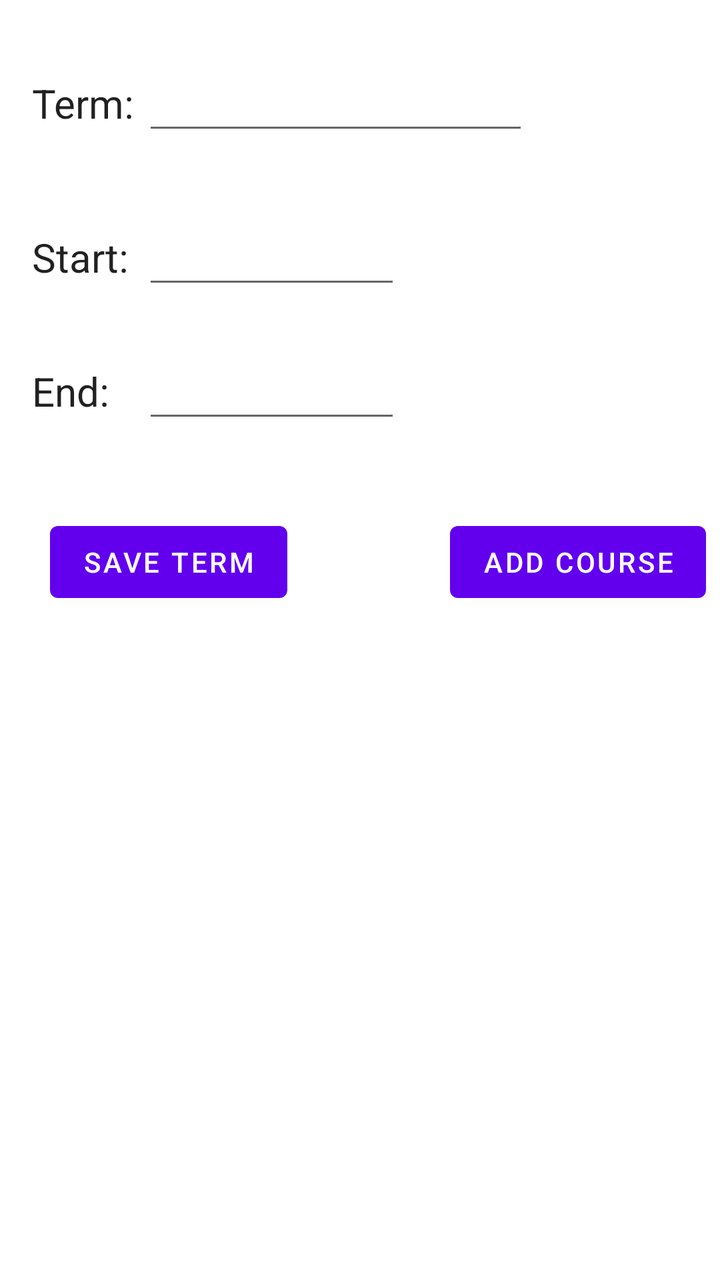
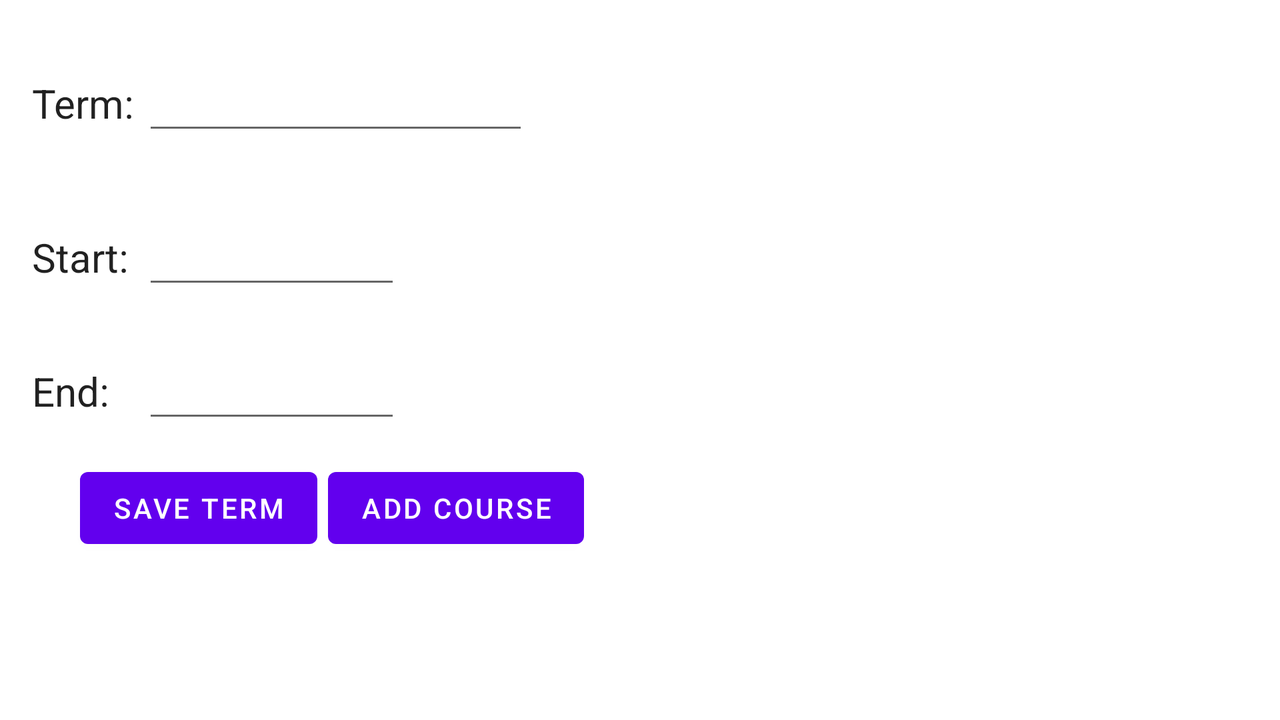

Compare how this app lays out the same screen by default and in its alternative resource folder. The renders come first, then the two layout files and the values they reference.
<!-- AndroidManifest.xml: application theme Theme.StuAdminApp -->
<!-- res/layout/activity_term_edit.xml -->
<?xml version="1.0" encoding="utf-8"?>
<androidx.constraintlayout.widget.ConstraintLayout xmlns:android="http://schemas.android.com/apk/res/android"
    xmlns:app="http://schemas.android.com/apk/res-auto"
    xmlns:tools="http://schemas.android.com/tools"
    android:layout_width="match_parent"
    android:layout_height="match_parent"
    tools:context=".Activities.EditTerm">

    <EditText
        android:id="@+id/edit_text_title"
        android:layout_width="193dp"
        android:layout_height="wrap_content"
        android:layout_marginLeft="4dp"
        android:paddingLeft="5dp"
        app:layout_constraintStart_toEndOf="@id/textView"
        app:layout_constraintBottom_toBottomOf="@id/textView"
        app:layout_constraintTop_toTopOf="@id/textView"
        tools:layout_editor_absoluteY="38dp" />

    <EditText
        android:id="@+id/edit_text_startDate"
        android:layout_width="129dp"
        android:layout_height="wrap_content"
        android:ems="10"
        android:inputType="date"
        app:layout_constraintStart_toStartOf="@id/edit_text_title"
        app:layout_constraintBottom_toBottomOf="@id/textView2"
        app:layout_constraintTop_toTopOf="@id/textView2"

        />


    <EditText
        android:id="@+id/edit_text_endDate"
        android:layout_width="129dp"
        android:layout_height="wrap_content"
        android:ems="10"
        android:inputType="date"
        app:layout_constraintStart_toStartOf="@id/edit_text_title"
        app:layout_constraintBottom_toBottomOf="@id/textView3"
        app:layout_constraintTop_toTopOf="@id/textView3" />

    <TextView
        android:id="@+id/textView"
        android:layout_width="wrap_content"
        android:layout_height="wrap_content"
        android:layout_marginStart="16dp"
        android:layout_marginTop="38dp"
        android:text="Term:"
        android:textAppearance="@style/TextAppearance.AppCompat.Light.Widget.PopupMenu.Large"
        android:textSize="20sp"
        app:layout_constraintStart_toStartOf="parent"
        app:layout_constraintTop_toTopOf="parent" />

    <TextView
        android:id="@+id/textView2"
        android:layout_width="wrap_content"
        android:layout_height="wrap_content"
        android:layout_marginTop="50dp"
        android:text="Start:"
        android:textAppearance="@style/TextAppearance.AppCompat.Light.Widget.PopupMenu.Large"
        android:textSize="20sp"
        app:layout_constraintStart_toStartOf="@id/textView"
        app:layout_constraintTop_toBottomOf="@id/textView" />

    <TextView
        android:id="@+id/textView3"
        android:layout_width="wrap_content"
        android:layout_height="wrap_content"
        android:layout_marginTop="40dp"
        android:text="End:"
        android:textAppearance="@style/TextAppearance.AppCompat.Light.Widget.PopupMenu.Large"
        android:textSize="20sp"
        app:layout_constraintStart_toStartOf="@id/textView"
        app:layout_constraintTop_toBottomOf="@id/textView2" />

    <Button
        android:id="@+id/termList_saveTerm_btn"
        android:onClick="saveTermOnClickEdit"
        android:layout_width="wrap_content"
        android:layout_height="wrap_content"
        app:layout_constraintTop_toTopOf="@id/textView3"
        android:layout_marginTop="75dp"
        app:layout_constraintStart_toStartOf="parent"
        android:layout_marginLeft="25dp"
        android:text="Save Term"/>

    <Button
        android:id="@+id/termList_addCourse_btn"
        android:layout_width="wrap_content"
        android:layout_height="wrap_content"
        app:layout_constraintTop_toTopOf="@id/textView3"
        android:layout_marginTop="75dp"
        app:layout_constraintStart_toStartOf="@id/termList_saveTerm_btn"
        android:layout_marginLeft="200dp"
        android:onClick="addCourseOnClick"
        android:text="Add course"/>


    <androidx.recyclerview.widget.RecyclerView
        android:id="@+id/edit_term_recyler"
        android:layout_width="410dp"
        android:layout_height="396dp"
        android:layout_marginTop="150dp"
        android:paddingLeft="10dp"
        android:paddingRight="10dp"
        android:paddingEnd="10dp"
        app:layout_constraintBottom_toBottomOf="parent"
        app:layout_constraintEnd_toEndOf="parent"
        app:layout_constraintStart_toStartOf="parent"
        app:layout_constraintTop_toBottomOf="@id/textView3" />

</androidx.constraintlayout.widget.ConstraintLayout>
<!-- resources referenced by this layout -->
<resources>
  <style name="Theme.StuAdminApp" parent="Theme.MaterialComponents.DayNight.DarkActionBar">
          
          <item name="colorPrimary">@color/purple_500</item>
          <item name="colorPrimaryVariant">@color/purple_700</item>
          <item name="colorOnPrimary">@color/white</item>
          
          <item name="colorSecondary">@color/teal_200</item>
          <item name="colorSecondaryVariant">@color/teal_700</item>
          <item name="colorOnSecondary">@color/black</item>
          
          <item name="android:statusBarColor">?attr/colorPrimaryVariant</item>
          
      </style>
</resources>
<!-- res/layout-land/activity_term_edit.xml (the repository's variant of the layout above) -->
<!-- drawn on the phone turned sideways -->
<?xml version="1.0" encoding="utf-8"?>
<androidx.constraintlayout.widget.ConstraintLayout xmlns:android="http://schemas.android.com/apk/res/android"
    xmlns:app="http://schemas.android.com/apk/res-auto"
    xmlns:tools="http://schemas.android.com/tools"
    android:layout_width="match_parent"
    android:layout_height="match_parent"
    tools:context=".Activities.EditTerm">

    <EditText
        android:id="@+id/edit_text_title"
        android:layout_width="193dp"
        android:layout_height="wrap_content"
        android:layout_marginLeft="4dp"
        android:paddingLeft="5dp"
        app:layout_constraintBottom_toBottomOf="@id/textView"
        app:layout_constraintStart_toEndOf="@id/textView"
        app:layout_constraintTop_toTopOf="@id/textView"
        tools:layout_editor_absoluteY="38dp" />

    <EditText
        android:id="@+id/edit_text_startDate"
        android:layout_width="129dp"
        android:layout_height="wrap_content"
        android:ems="10"
        android:inputType="date"
        app:layout_constraintBottom_toBottomOf="@id/textView2"
        app:layout_constraintStart_toStartOf="@id/edit_text_title"
        app:layout_constraintTop_toTopOf="@id/textView2"

        />


    <EditText
        android:id="@+id/edit_text_endDate"
        android:layout_width="129dp"
        android:layout_height="wrap_content"
        android:ems="10"
        android:inputType="date"
        app:layout_constraintBottom_toBottomOf="@id/textView3"
        app:layout_constraintStart_toStartOf="@id/edit_text_title"
        app:layout_constraintTop_toTopOf="@id/textView3" />

    <TextView
        android:id="@+id/textView"
        android:layout_width="wrap_content"
        android:layout_height="wrap_content"
        android:layout_marginStart="16dp"
        android:layout_marginTop="38dp"
        android:text="Term:"
        android:textAppearance="@style/TextAppearance.AppCompat.Light.Widget.PopupMenu.Large"
        android:textSize="20sp"
        app:layout_constraintStart_toStartOf="parent"
        app:layout_constraintTop_toTopOf="parent" />

    <TextView
        android:id="@+id/textView2"
        android:layout_width="wrap_content"
        android:layout_height="wrap_content"
        android:layout_marginTop="50dp"
        android:text="Start:"
        android:textAppearance="@style/TextAppearance.AppCompat.Light.Widget.PopupMenu.Large"
        android:textSize="20sp"
        app:layout_constraintStart_toStartOf="@id/textView"
        app:layout_constraintTop_toBottomOf="@id/textView" />

    <TextView
        android:id="@+id/textView3"
        android:layout_width="wrap_content"
        android:layout_height="wrap_content"
        android:layout_marginTop="40dp"
        android:text="End:"
        android:textAppearance="@style/TextAppearance.AppCompat.Light.Widget.PopupMenu.Large"
        android:textSize="20sp"
        app:layout_constraintStart_toStartOf="@id/textView"
        app:layout_constraintTop_toBottomOf="@id/textView2" />


    <Button
        android:id="@+id/termList_saveTerm_btn"
        android:layout_width="wrap_content"
        android:layout_height="wrap_content"
        android:layout_marginStart="40dp"
        android:layout_marginTop="48dp"
        android:onClick="saveTermOnClickEdit"
        android:text="Save Term"
        app:layout_constraintStart_toStartOf="parent"
        app:layout_constraintTop_toTopOf="@id/textView3" />

    <Button
        android:id="@+id/termList_addCourse_btn"
        android:layout_width="wrap_content"
        android:layout_height="wrap_content"
        android:layout_marginStart="124dp"
        android:layout_marginTop="48dp"
        android:onClick="addCourseOnClick"
        android:text="Add course"
        app:layout_constraintStart_toStartOf="@id/termList_saveTerm_btn"
        app:layout_constraintTop_toTopOf="@id/textView3" />

    <androidx.recyclerview.widget.RecyclerView
        android:id="@+id/edit_term_recyler"
        android:layout_width="386dp"
        android:layout_height="327dp"
        android:paddingLeft="10dp"
        android:paddingEnd="10dp"
        android:paddingRight="10dp"
        app:layout_constraintBottom_toBottomOf="parent"
        app:layout_constraintEnd_toEndOf="parent" />

</androidx.constraintlayout.widget.ConstraintLayout>
